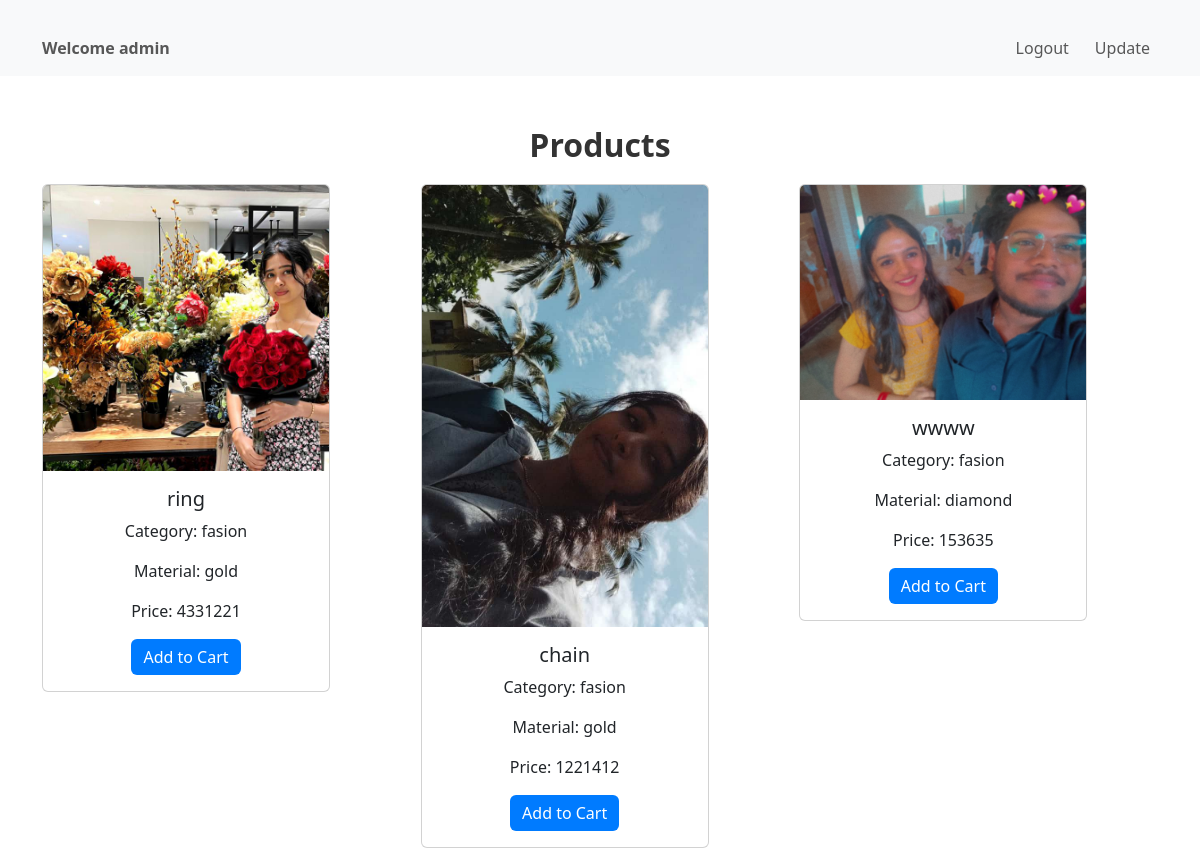
The app's page /cust_dashboard/ (signed in) with its own data.
### jewelleryapp/models.py (models this page shows, shortened)
class products(models.Model):
    product_name = models.CharField(max_length=50)
    price = models.IntegerField()
    material = models.CharField(max_length=20)
    category = models.CharField(max_length=20)
    image = models.ImageField(upload_to='images/',blank=True)

### jewelleryapp/views.py (the view)
# urls.py: path('cust_dashboard/', views.cust_dashboard, name='cust_dashboard'),
def cust_dashboard(request):
    id=request.session['id']
    username= request.session['username']
    productsview = products.objects.all()
    return render(request,'cust_dashboard.html',{'id':id,'username':username,'productsview':productsview})

### templates/cust_dashboard.html (shortened to what this page needs)
<!DOCTYPE html>
<html lang="en">
<head>
    <link href="https://cdn.jsdelivr.net/npm/bootstrap@5.3.0-alpha1/dist/css/bootstrap.min.css" rel="stylesheet">
</head>
<body>
    <nav class="navbar navbar-expand-lg navbar-light bg-light">
        <div class="container">
            <div class="navbar-text">Welcome {{ username }}</div>
            <div class="collapse navbar-collapse" id="navbarNav">
                <ul class="navbar-nav ms-auto">
                    <li class="nav-item">
                        <a class="nav-link" href="/cust_logout/">Logout</a>
                    </li>
                    <li class="nav-item">
                        <a class="nav-link" href="{% url 'cust_update' id %}">Update</a>
                    </li>
                </ul>
            </div>
        </div>
    </nav>
    <div class="container">
        <h2 class="text-center">Products</h2>
        <div class="product-grid">
            {% for i in productsview %}
            <div class="product-item">
                <div class="card" style="width: 18rem;">
                    <img src="{{ i.image.url }}" class="card-img-top" alt="img">
                    <div class="card-body">
                        <h5 class="card-title">{{ i.product_name }}</h5>
                        <p class="card-text">Category: {{ i.category }}</p>
                        <p class="card-text">Material: {{ i.material }}</p>
                        <p class="card-text">Price: {{ i.price }}</p>
                        <a href="# "class="btn btn-primary">Add to Cart</a>
                    </div>
                </div>
            </div>
            {% endfor %}
        </div>
    </div>
</body>
</html>

### templates/cust_dashboard.html (style rules this page uses)
.navbar-text { margin-right: 20px; font-weight: bold; }
.navbar-nav .nav-link { margin-left: 10px; }
.container { padding-top: 20px; }
h2 { margin-top: 30px; margin-bottom: 20px; font-weight: bold; color: #333; }
.product-grid { display: grid; grid-template-columns: repeat(3, 1fr); gap: 20px; }
.product-item { text-align: center; }
img { max-width: 100%; max-height: 100%; object-fit: cover; }
.btn-primary { background-color: #007bff; color: #fff; border: none; }

### records on screen
products: image (picture), product_name "ring", category "fasion", material "gold", price "4331221"
products: image (picture), product_name "chain", category "fasion", material "gold", price "1221412"
products: image (picture), product_name "wwww", category "fasion", material "diamond", price "153635"

### other values on screen
{{ username }} "admin"
